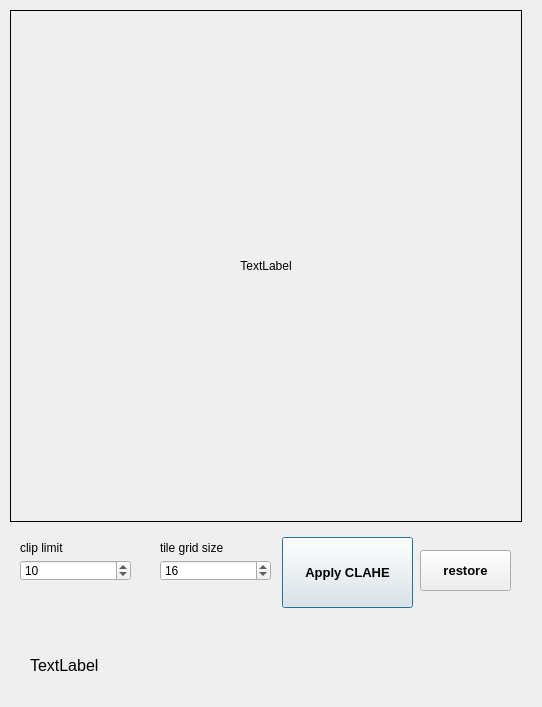
<?xml version="1.0" encoding="UTF-8"?>
<ui version="4.0">
 <class>Dialog</class>
 <widget class="QDialog" name="Dialog">
  <property name="geometry">
   <rect>
    <x>0</x>
    <y>0</y>
    <width>542</width>
    <height>707</height>
   </rect>
  </property>
  <property name="windowTitle">
   <string>Dialog</string>
  </property>
  <widget class="QLabel" name="label_message">
   <property name="geometry">
    <rect>
     <x>30</x>
     <y>640</y>
     <width>393</width>
     <height>51</height>
    </rect>
   </property>
   <property name="maximumSize">
    <size>
     <width>16777215</width>
     <height>150</height>
    </size>
   </property>
   <property name="font">
    <font>
     <pointsize>12</pointsize>
    </font>
   </property>
   <property name="text">
    <string>TextLabel</string>
   </property>
   <property name="wordWrap">
    <bool>true</bool>
   </property>
  </widget>
  <widget class="QLabel" name="label_image">
   <property name="enabled">
    <bool>true</bool>
   </property>
   <property name="geometry">
    <rect>
     <x>10</x>
     <y>10</y>
     <width>512</width>
     <height>512</height>
    </rect>
   </property>
   <property name="frameShape">
    <enum>QFrame::Box</enum>
   </property>
   <property name="text">
    <string>TextLabel</string>
   </property>
   <property name="alignment">
    <set>Qt::AlignCenter</set>
   </property>
  </widget>
  <widget class="QSpinBox" name="spinBox_clip_limit">
   <property name="geometry">
    <rect>
     <x>20</x>
     <y>560</y>
     <width>111</width>
     <height>21</height>
    </rect>
   </property>
   <property name="minimum">
    <number>1</number>
   </property>
   <property name="maximum">
    <number>9999</number>
   </property>
   <property name="value">
    <number>10</number>
   </property>
  </widget>
  <widget class="QLabel" name="label">
   <property name="geometry">
    <rect>
     <x>20</x>
     <y>540</y>
     <width>55</width>
     <height>16</height>
    </rect>
   </property>
   <property name="text">
    <string>clip limit</string>
   </property>
  </widget>
  <widget class="QSpinBox" name="spinBox_tile_grid_size">
   <property name="geometry">
    <rect>
     <x>160</x>
     <y>560</y>
     <width>111</width>
     <height>21</height>
    </rect>
   </property>
   <property name="minimum">
    <number>1</number>
   </property>
   <property name="maximum">
    <number>9999</number>
   </property>
   <property name="value">
    <number>16</number>
   </property>
  </widget>
  <widget class="QLabel" name="label_2">
   <property name="geometry">
    <rect>
     <x>160</x>
     <y>540</y>
     <width>81</width>
     <height>16</height>
    </rect>
   </property>
   <property name="text">
    <string>tile grid size</string>
   </property>
  </widget>
  <widget class="QPushButton" name="pushButton_apply_clahe">
   <property name="geometry">
    <rect>
     <x>282</x>
     <y>537</y>
     <width>131</width>
     <height>71</height>
    </rect>
   </property>
   <property name="font">
    <font>
     <pointsize>10</pointsize>
     <weight>75</weight>
     <bold>true</bold>
    </font>
   </property>
   <property name="text">
    <string>Apply CLAHE</string>
   </property>
  </widget>
  <widget class="QPushButton" name="pushButton_restore">
   <property name="geometry">
    <rect>
     <x>420</x>
     <y>550</y>
     <width>91</width>
     <height>41</height>
    </rect>
   </property>
   <property name="font">
    <font>
     <pointsize>10</pointsize>
     <weight>75</weight>
     <bold>true</bold>
    </font>
   </property>
   <property name="text">
    <string>restore</string>
   </property>
  </widget>
 </widget>
 <resources/>
 <connections/>
</ui>
